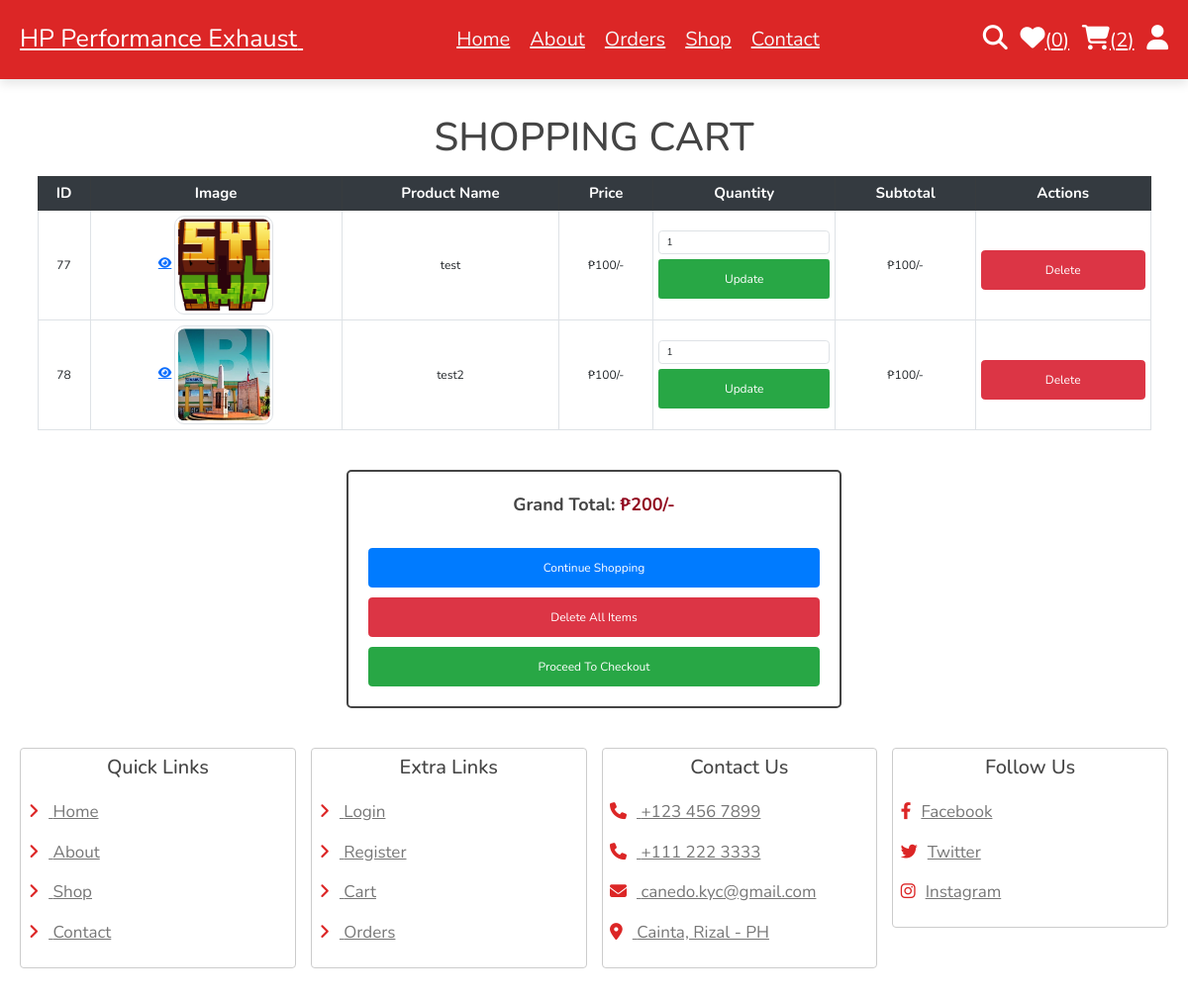
Page /cart.php (signed in) on the earlier database version.
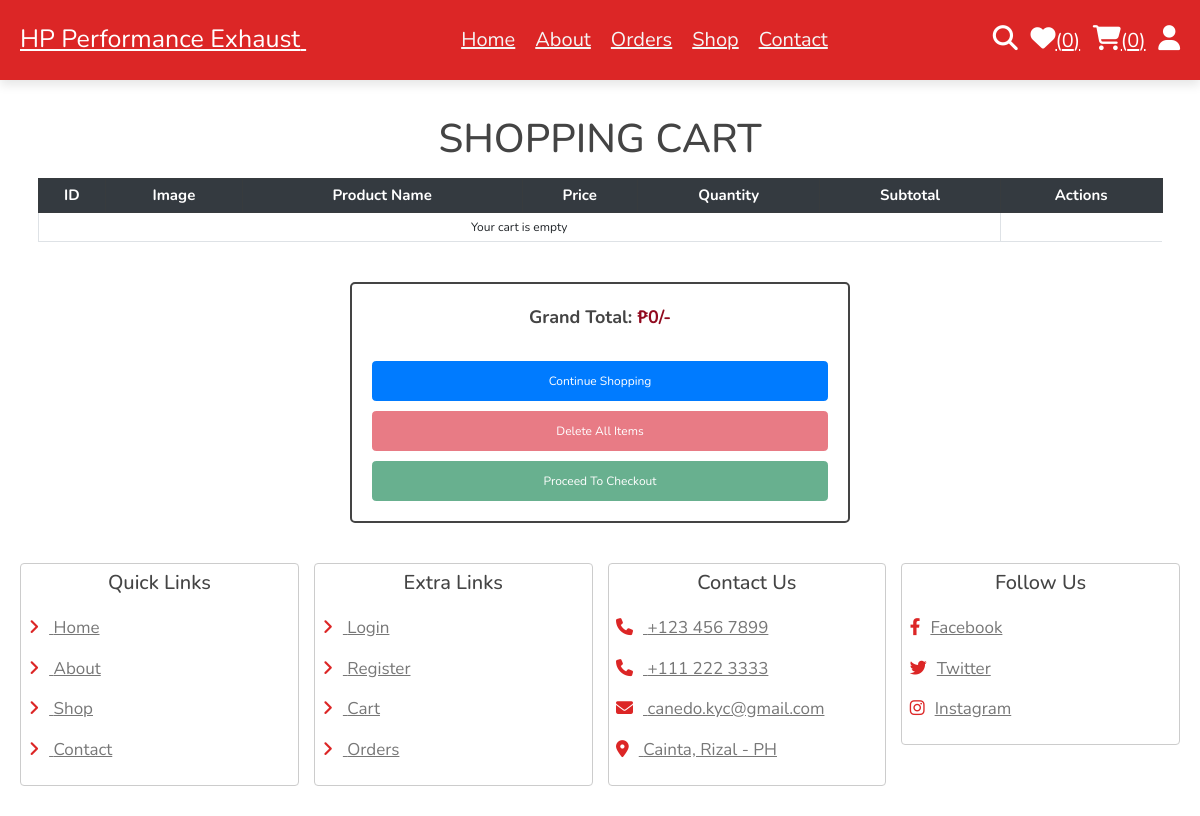
Same page on the later database version.
### tables this page shows
CREATE TABLE `cart` (
  `id` int(100) NOT NULL,
  `user_id` int(100) NOT NULL,
  `pid` int(100) NOT NULL,
  `name` varchar(100) NOT NULL,
  `price` int(10) NOT NULL,
  `quantity` int(10) NOT NULL,
  `image` varchar(100) NOT NULL
);

### cart.php (the view, shortened to what the changed rows need)
<?php
include 'components/connect.php';
if(isset($_SESSION['id'])){
   $user_id = $_SESSION['id'];
}else{
   $user_id = '';
   header('location:user_login.php');
};
?>
<!DOCTYPE html>
<html lang="en">
<head>
    <link rel="stylesheet" href="https://cdnjs.cloudflare.com/ajax/libs/font-awesome/6.1.1/css/all.min.css">
    <link rel="stylesheet" href="css/style.css">
    <link href="https://cdn.jsdelivr.net/npm/bootstrap@5.3.0/dist/css/bootstrap.min.css" rel="stylesheet">
</head>
<body>
    <?php include 'components/user_header.php'; ?>
    <section class="products shopping-cart">
        <div class="container">
            <div class="table-responsive">
                <table class="table table-bordered text-center">
                    <thead class="table-dark">
                        <tr>
                            <th scope="col">ID</th>
                            <th scope="col">Image</th>
                            <th scope="col">Product Name</th>
                            <th scope="col">Price</th>
                            <th scope="col">Quantity</th>
                            <th scope="col">Subtotal</th>
                            <th scope="col">Actions</th>
                        </tr>
                    </thead>
                    <tbody>
                        <?php
                        $grand_total = 0;
                        $select_cart = $conn->prepare("SELECT * FROM `cart` WHERE user_id = ?");
                        $select_cart->execute([$user_id]);
                        if ($select_cart->rowCount() > 0) {
                            while ($fetch_cart = $select_cart->fetch(PDO::FETCH_ASSOC)) {
                        ?>
                                <tr>
                                <td><?= $fetch_cart['id']; ?></td>
                                    <td>
                                        <a href="quick_view.php?pid=<?= $fetch_cart['pid']; ?>" class="fas fa-eye"></a>
                                        <img src="uploaded_img/<?= $fetch_cart['image']; ?>" alt="" class="img-thumbnail" style="width: 100px; height: 100px;">
                                    </td>
                                    <td><?= $fetch_cart['name']; ?></td>
                                    <td>&#8369;<?= $fetch_cart['price']; ?>/-</td>
                                    <td>
                                        <form action="" method="post">
                                            <input type="number" name="qty" class="form-control" min="1" max="99" onkeypress="if(this.value.length == 2) return false;" value="<?= $fetch_cart['quantity']; ?>">
                                            <button type="submit" class="btn btn-sm btn-success mt-2" name="update_qty">Update</button>
                                        </form>
                                    </td>
                                    <td>&#8369;<?= $sub_total = ($fetch_cart['price'] * $fetch_cart['quantity']); ?>/-</td>
                                    <td>
                                        <form action="" method="post">
                                            <input type="submit" value="Delete" onclick="return confirm('Delete this item from cart?');" class="btn btn-danger" name="delete">
                                        </form>
                                    </td>
                                </tr>
                        <?php
                                $grand_total += $sub_total;
                            }
                        } else {
                            echo '<tr><td colspan="6" class="text-center">Your cart is empty</td></tr>';
                        }
                        ?>
                    </tbody>
                </table>
            </div>
            <div class="cart-total text-center">
                <p class="fw-bold">Grand Total: <span>&#8369;<?= $grand_total; ?>/-</span></p>
            </div>
        </div>
    </section>
</body>
</html>

### components/user_header.php (shortened to what the changed rows need)
<header class="header">
   <section class="flex">
      <div class="icons">
         <?php
            $count_cart_items = $conn->prepare("SELECT * FROM `cart` WHERE user_id = ?");
            $count_cart_items->execute([$user_id]);
            $total_cart_counts = $count_cart_items->rowCount();
         ?>
         <a href="cart.php"><i class="fas fa-shopping-cart"></i><span>(<?= $total_cart_counts; ?>)</span></a>
      </div>
   </section>
</header>

Differences in the rows shown:
removed cart: id "77", pid 5 (drawn), image (picture), name "test", price "100", qty "1"
removed cart: id "78", pid 6 (drawn), image (picture), name "test2", price "100", qty "1"
Other differences:
$total_cart_counts: "2" → "0"
$grand_total: "200" → "0"
text now shown: "Your cart is empty"
